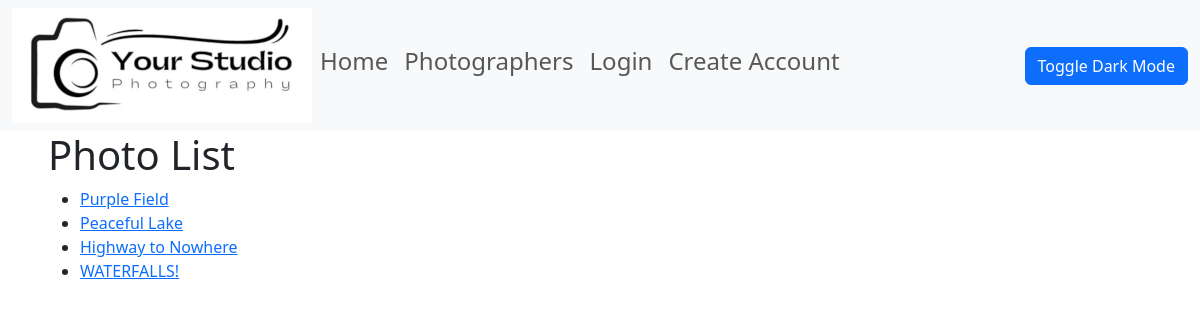
/photos/, run on the app's committed database.
### photo_app/models.py (models this page shows, shortened)
class Photo(models.Model):
    title = models.CharField(max_length=200)
    picture = models.ImageField(null=True)
    about = models.TextField((""), blank=True)
    altText = models.CharField(max_length=200, default="User Submitted Photo")
    gallery = models.ForeignKey(Gallery, on_delete=models.CASCADE, default = None)
    likes = models.ManyToManyField(User, related_name='photo_like')
    def get_absolute_url(self):
        return reverse('photo-detail', args=[str(self.id)])

### photo_app/views.py (the view)
# urls.py: path('photos/', views.PhotoListView.as_view(), name='photos'),
class PhotoListView(generic.ListView):
    model = Photo

### photo_app/templates/photo_app/photo_list.html
{% extends 'photo_app/base_template.html' %}
{% block content %}
<h1>Photo List</h1>
{% if photo_list %}
<ul>
{% for photo in photo_list %}
<li>
<a href="{{ photo.get_absolute_url }}">{{ photo.title }}</a>
</li>
{% endfor %}
</ul>
{% else %}
<p>There are no photos registered.</p>
{% endif %}
{% endblock %}

### photo_app/templates/photo_app/base_template.html (style rules this page uses)
body { background-color: light; }

### data on the page
Photo: title "Purple Field"
Photo: title "Peaceful Lake"
Photo: title "Highway to Nowhere"
Photo: title "WATERFALLS!"
